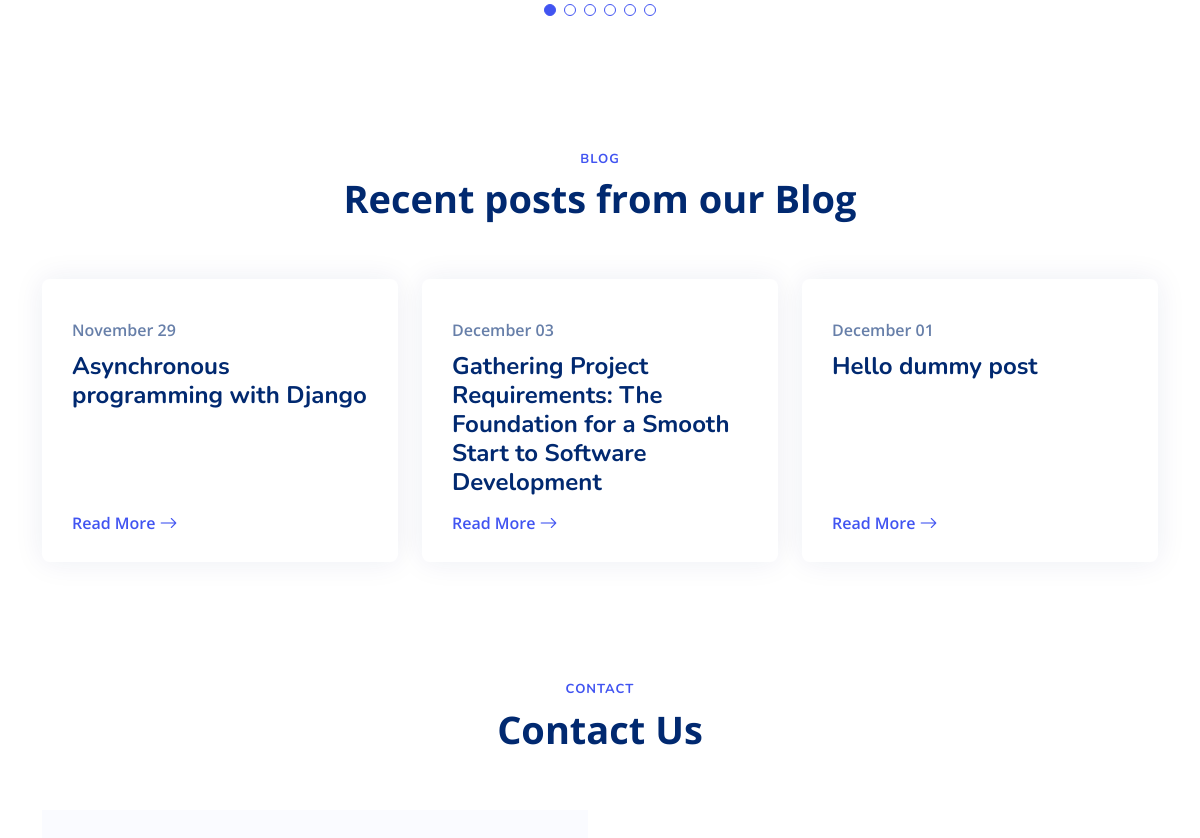
Before: / (middle part) with the older database file.
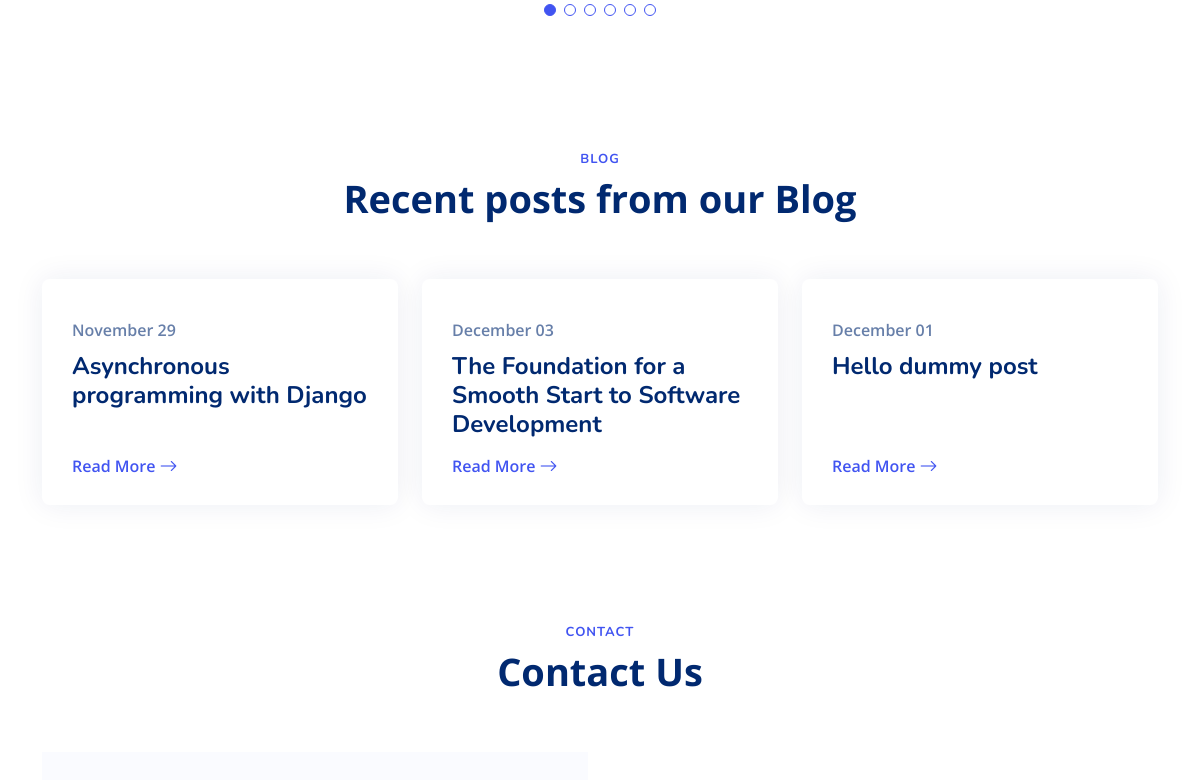
After: the same page with the newer database file.
### blog/models.py (models this page shows, shortened)
class Post(models.Model):
    title = models.CharField(max_length=100)
    blog_snipet = models.CharField(max_length=400)
    title_tag = models.CharField(max_length=20)
    author = models.ForeignKey(User, on_delete=models.CASCADE)
    body = RichTextField(null=True, blank=True)
    date_published = models.DateField(auto_now_add=True)
    entry_img = models.URLField()
    tags = TaggableManager()
    modified = models.DateTimeField(auto_now=True)
    hit_count_generic = GenericRelation(HitCount, object_id_field='object_pk', related_query_name='hit_count_generic_relation')
    author_conculsion = models.CharField(max_length=300, default="No Author Review")
    readtime_min = models.IntegerField(default=0)
    editor_choice = models.BooleanField(default=False)
    likes = models.ManyToManyField(User, default=None, blank=True, related_name='post_likes')
    likes_count = models.BigIntegerField(default='0')
    category = models.ForeignKey(Category, on_delete=models.PROTECT, default=1)

### IndexHome/views.py (the view)
# urls.py: path('', views.index, name='index'),
def index(request):
    recent_blog = Post.objects.all()
    user_count = User.objects.count()
    category = Category.objects.all()[:6]
    return render(request, 'IndexHome/index.html',{'post':recent_blog.order_by('-likes_count','-date_published')[:3],'user_count':user_count,'total_blogs':recent_blog.count(),'category':category})

### templates/IndexHome/index.html (shortened to what this page needs)
{% extends 'IndexHome/base.html' %}
{% block body %}
{% load static %}
<main id="main">
    <section id="testimonials" class="testimonials">
        <div class="container" data-aos="fade-up">
            <div class="testimonials-slider swiper-container" data-aos="fade-up" data-aos-delay="200">
                <div class="swiper-wrapper">
                    {% for cat_name in category %}
                    <div class="swiper-slide">
                    </div>
                    {% endfor %}
                </div>
                <div class="swiper-pagination"></div>
            </div>
        </div>
    </section>
    <section id="recent-blog-posts" class="recent-blog-posts">
        <div class="container" data-aos="fade-up">
            <header class="section-header">
                <h2>Blog</h2>
                <p>Recent posts from our Blog</p>
            </header>
            <div class="row">
                {% for blog in post %}
                <div class="col-lg-4">
                    <div class="post-box">
                        <div class="post-img">
                        </div>
                        <span class="post-date">{{blog.date_published|date:"F d"}}</span>
                        <h3 class="post-title">
                            {{blog.title}}
                        </h3>
                        <a href="{% url 'blog:blog_details' blog.pk %}" class="readmore stretched-link mt-auto"
                            ><span>Read More</span><i class="bi bi-arrow-right"></i
                            ></a>
                    </div>
                </div>
                {% endfor %}
            </div>
        </div>
    </section>
    <section id="contact" class="contact">
        <div class="container" data-aos="fade-up">
            <header class="section-header">
                <h2>Contact</h2>
                <p>Contact Us</p>
            </header>
            <div class="row gy-4 justify-content-around">
                <div class="col-lg-6">
                    <form action="forms/contact.php" method="post" class="php-email-form">
                        <div class="row gy-4">
                        </div>
                    </form>
                </div>
                <div class="col-lg-6">
                </div>
            </div>
        </div>
    </section>
</main>
{% endblock body %}

### templates/IndexHome/base.html (shortened to what this page needs)
<!DOCTYPE html>
<html lang="en">
    <head>
        {% load static %}
        <link
            href="{% static 'IndexHome/assets/vendor/bootstrap/css/bootstrap.min.css' %}"
            rel="stylesheet"
            />
        <link
            href="{% static 'IndexHome/assets/vendor/bootstrap-icons/bootstrap-icons.css' %}"
            rel="stylesheet"
            />
        <link
            href="{% static 'IndexHome/assets/vendor/aos/aos.css' %}"
            rel="stylesheet"
            />
        <link
            href="{% static 'IndexHome/assets/vendor/swiper/swiper-bundle.min.css' %}"
            rel="stylesheet"
            />
        <link
            href="{% static 'IndexHome/assets/vendor/glightbox/css/glightbox.min.css' %}"
            rel="stylesheet"
            />
        <link
            href="{% static 'IndexHome/assets/css/style.css' %}"
            rel="stylesheet"
            />
    </head>
    <body>
        {% block body %} {% endblock body %}
    </body>
</html>

### static/IndexHome/assets/css/style.css (style rules this page uses)
:root { scroll-behavior: smooth; }
body { font-family: "Open Sans", sans-serif; color: #444444; }
a { color: #4154f1; text-decoration: none; }
h1, h2, h3, h4, h5, h6 { font-family: "Nunito", sans-serif; }
section { padding: 60px 0; overflow: hidden; }
.section-header { text-align: center; padding-bottom: 60px; }
.section-header h2 { font-size: 13px; letter-spacing: 1px; font-weight: 700; margin: 0; color: #4154f1; text-transform: uppercase; }
.section-header p { margin: 10px 0 0 0; padding: 0; font-size: 38px; line-height: 42px; font-weight: 700; color: #012970; }
.testimonials .swiper-pagination { margin-top: 20px; position: relative; }
.testimonials .swiper-slide { opacity: 1; }
@media (min-width: 1200px) { .testimonials .swiper-slide-next { opacity: 1; transform: scale(1.12); } }
.recent-blog-posts .post-box { box-shadow: 0px 0 30px rgba(1, 41, 112, 0.08); transition: 0.3s; height: 100%; overflow: hidden; padding: 30px; border-radius: 8px; position: relative; display: flex; flex-direction: column; }
.recent-blog-posts .post-box .post-img { overflow: hidden; margin: -30px -30px 15px -30px; position: relative; }
.recent-blog-posts .post-box .post-date { font-size: 16px; font-weight: 600; color: rgba(1, 41, 112, 0.6); display: block; margin-bottom: 10px; }
.recent-blog-posts .post-box .post-title { font-size: 24px; color: #012970; font-weight: 700; margin-bottom: 18px; position: relative; transition: 0.3s; }
.recent-blog-posts .post-box .readmore { display: flex; align-items: center; font-weight: 600; line-height: 1; transition: 0.3s; }
.recent-blog-posts .post-box .readmore i { line-height: 0; margin-left: 4px; font-size: 18px; }
.contact .php-email-form { background: #fafbff; padding: 30px; height: 100%; }

Changed rows visible on the page:
changed Post "December 03": title "Gathering Project Requirements: The Foundation for a Smooth Start to Software Development" → "The Foundation for a Smooth Start to Software Development"
